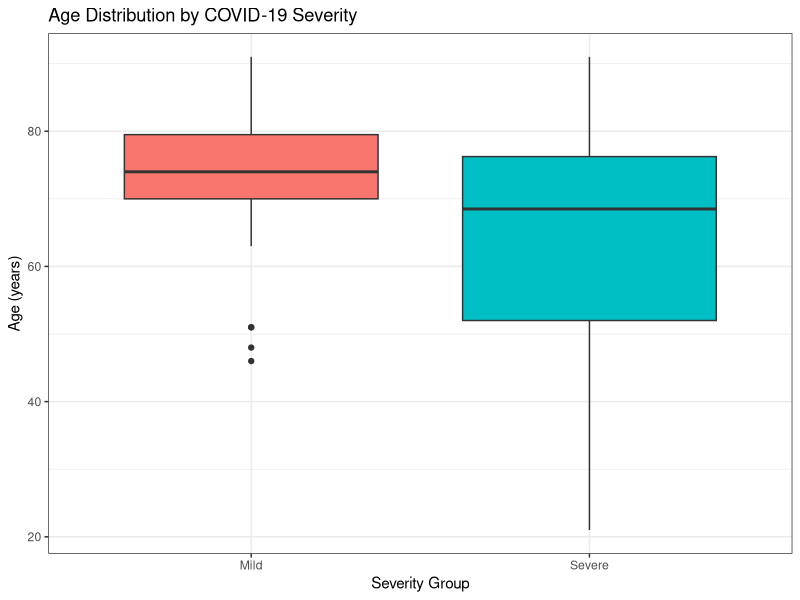
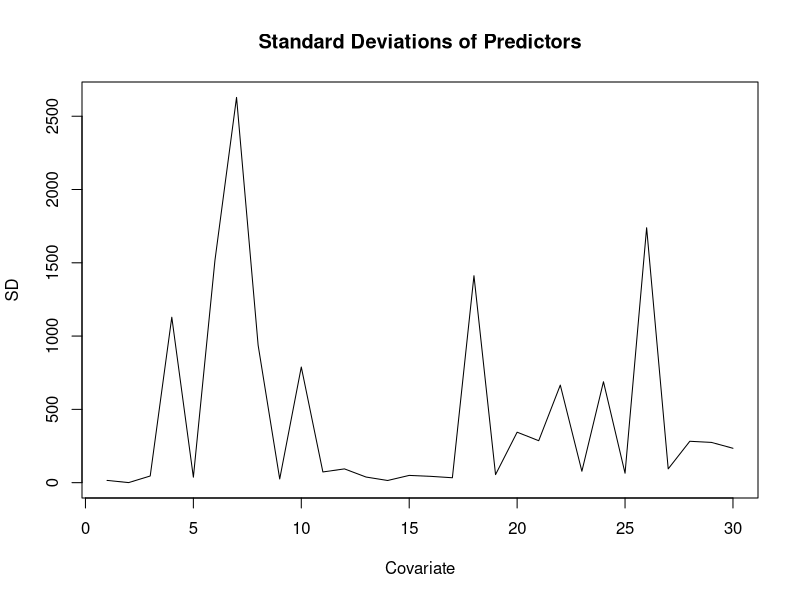
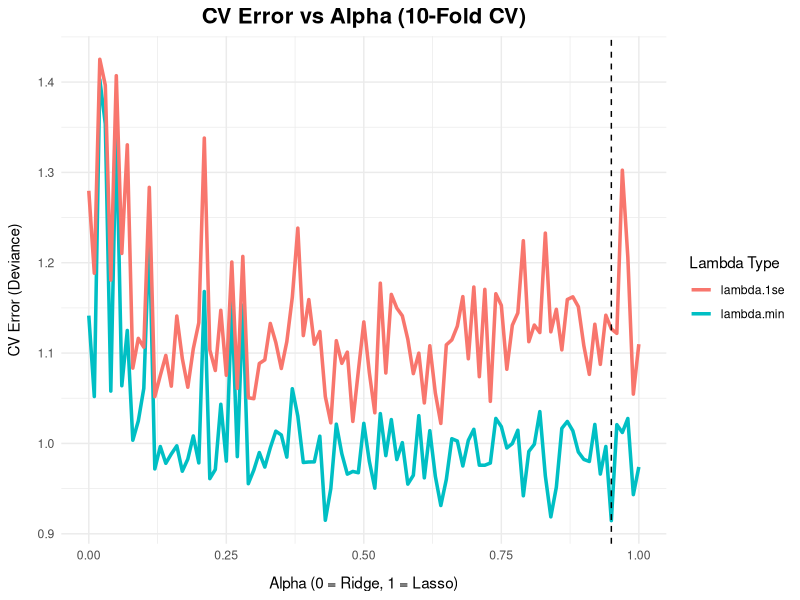
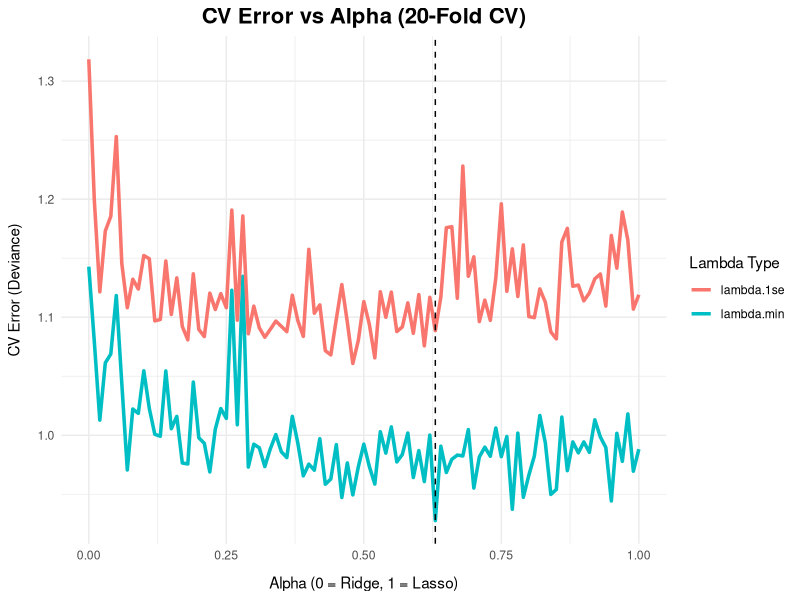
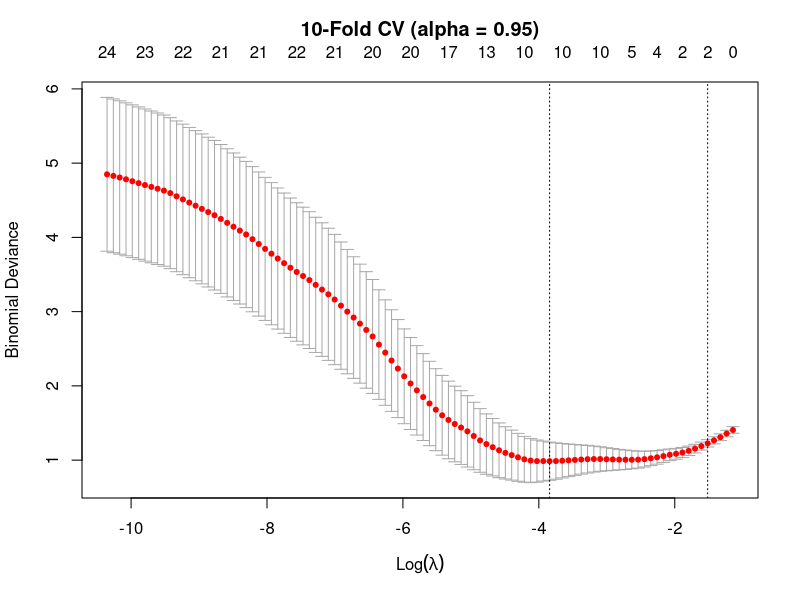
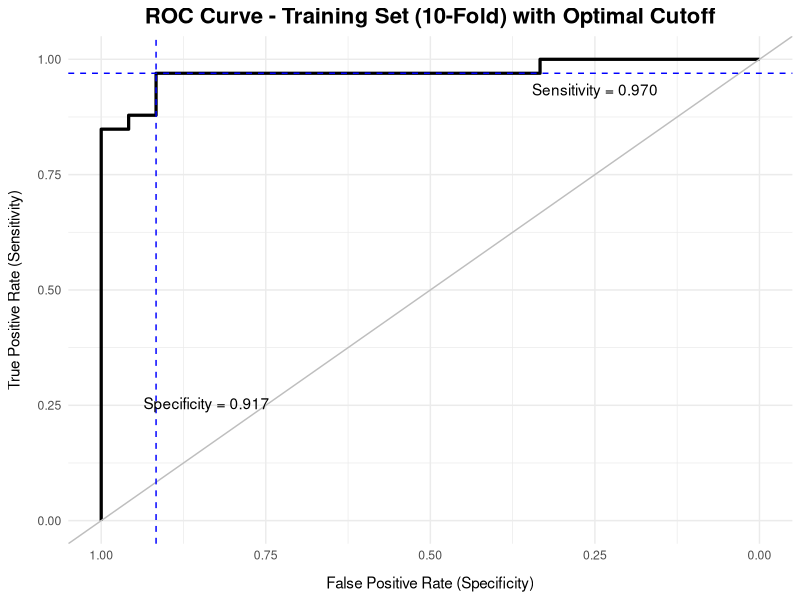
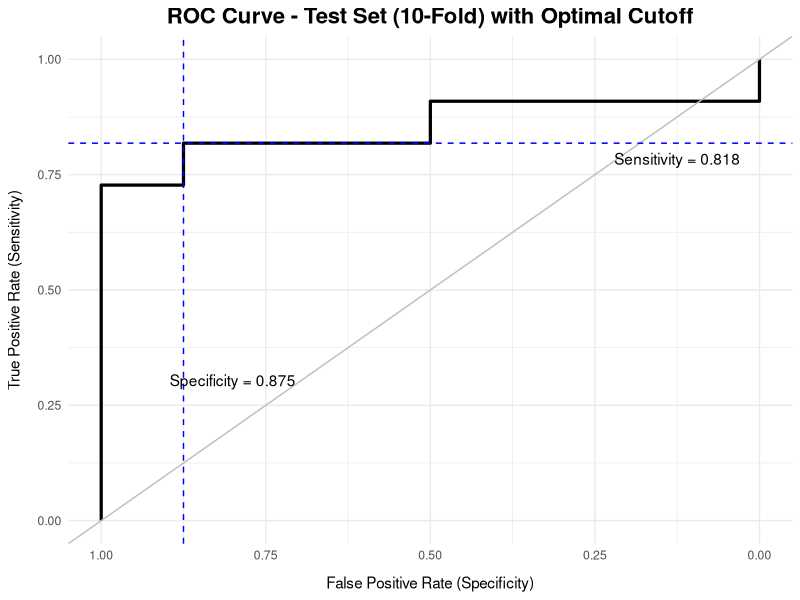
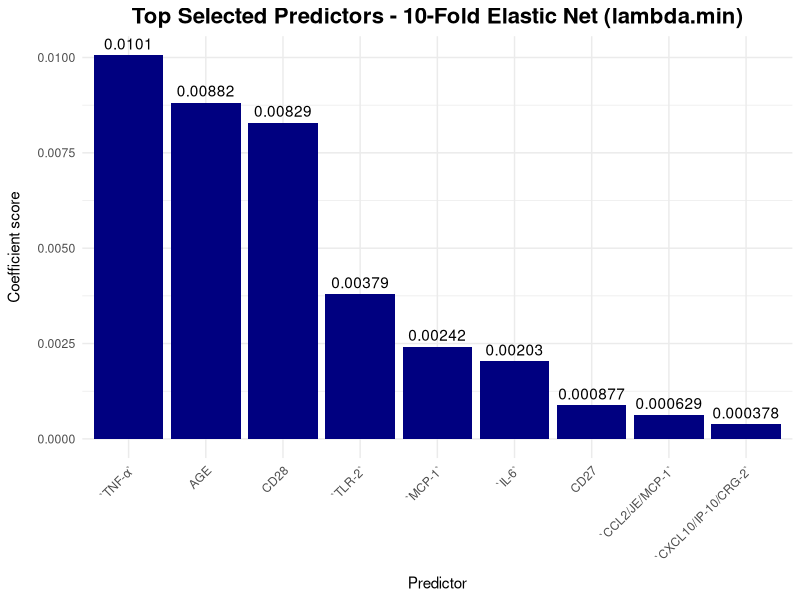

Source code (R) for these figures, in order: (Note: this script raises an error after producing the figures.)
# === PACKAGES USED ========
library(readxl)
library(glmnet)
library(ggplot2)
library(GGally)
library(pROC)
library(MASS)
library(caret)

### TO-DO: print or cat important statistics after each analysis
### TO-DO: need analysis or comparison between 10 and 20-fold (e.g. their predictive performance metrics + which cytokines they selected) --> put into combined visualization

# === 1.1| DATA CLEANING ========
COV <- read_excel("Immunologic profiles of patients with COVID-19.xlsx")
str(COV) # dataset contains measurements of 28 analytes from 76 COVID-19-positive patients; response variable: severity (binary, mild vs. severe)

# Checking for missing values
cat("Number of missing values:", sum(is.na(COV))) # no missing values

# Convert severity to a factor variable
COV$Severity <- as.factor(COV$Severirty)
cat("Severity class distribution:")
table(COV$Severity) # 32 mild, 44 severe

# Remove Patient Number and Severirty
COV <- COV[, !(names(COV) %in% c("Severirty", "Patient Number"))]
str(COV) # SEX is still character

# Convert SEX to numeric
COV$SEX <- ifelse(COV$SEX == "F", 1, 0)
table(COV$SEX)  

cat("Dataset dimensions:", dim(COV))
cat("Column names:")
print(colnames(COV))

# === 1.2| EXPLORATORY DATA ANALYSIS ========
# Age distribution by severity boxplot 

ggplot(data.frame(Age = COV$AGE, Severity = COV$Severity), aes(x = Severity, y = Age, fill = Severity)) +
  geom_boxplot() +
  labs(title = "Age Distribution by COVID-19 Severity", x = "Severity Group", y = "Age (years)") +
  theme_bw() +
  theme(legend.position = "none")

 #Cytokine distribution by severity, single combined plot to be added

# === 1.3 Assumption checks ========

#Class Balance
sev_tab <- table(COV$Severity)
print(sev_tab)
cat("Class ratio (mild:severe):", round(sev_tab[1] / sev_tab[2], 2), "\n")
#Classes reasonably balanced, so no resampling required?

#Multicollinearity check maybe a correlation heatmap of the predictors to be added

# === 2.1 | MODEL MATRIX AND TRAINING/TEST SETS ========
# Create model matrix for glmnet including all effects 
X <- model.matrix(Severity ~., COV)[, -1]
cat("Predictor matrix dimensions:", dim(X))
cat("Predictor names:"); print(colnames(X))


Y <- COV$Severity # severity set as response variable

# Checking predictor standard deviations
plot(as.ts(apply(X, 2, sd)), xlab = "Covariate", ylab = "SD",
     main = "Standard Deviations of Predictors")
# Very variable so standardization is needed; glmnet automatically does standardization


# Create train (75%) & test (25%) sets
set.seed(1717)
train_index <- createDataPartition(Y, p = 0.75, list = FALSE)
X_train <- X[train_index, ]
Y_train <- Y[train_index]
X_test <- X[-train_index, ]
Y_test <- Y[-train_index]

## Confirm class balance in train and test
cat("Training set class distribution:"); print(table(Y_train)) # 57 total, 42% in mild, 58% in severe
cat("Test set class distribution:"); print(table(Y_test)) # 19 total, 42% in mild, 58% in severe

# === 2.2 | GRID SEARCH FOR ALPHA ========
# Function to perform grid search for optimal alpha value with different n-folds 
alpha_search <- function (X, Y, nfolds){
  alpha_grid <- seq(0, 1, .01)
  results <- data.frame()
  set.seed(1717)
  for (a in alpha_grid) {
  cv_model <- cv.glmnet(x = X, 
                        y = Y, 
                        alpha = a, 
                        nfolds = nfolds,
                        family = "binomial",
                        keep = T,
                        standardize = T,
                        type.measure = "deviance")  # Accuracy measure is deviance because AUC could not be used; number of observations is too small per fold
  
  # Store results
  results <- rbind(results, data.frame(
    alpha = a,
    lambda_min = cv_model$lambda.min,
    lambda_1se = cv_model$lambda.1se,
    cvm_min = min(cv_model$cvm),
    cvm_1se = cv_model$cvm[which(cv_model$lambda == cv_model$lambda.1se)]
  ))
  }
  # Extract optimal alpha and lambda
  best_min <- results$alpha[which.min(results$cvm_min)]
  best_1se <- results$alpha[which.min(results$cvm_1se)]
  
  return(list(results = results,
              best_min = best_min,
              best_1se = best_1se))
}

# Perform grid search and obtain optimal alpha for each k-fold CV
alpha_10 <- alpha_search(X_train, Y_train, 10)
best_min_10 <- alpha_10$best_min
best_1se_10 <- alpha_10$best_1se
cat("Best 10 fold alpha (lambda.min):", best_min_10)
cat("Best 10 foldalpha (lambda.1se):", best_1se_10)

alpha_20 <- alpha_search(X_train, Y_train, 20)
best_min_20 <- alpha_20$best_min
best_1se_20 <- alpha_20$best_1se
cat("Best 20 fold alpha (lambda.min):", best_min_20)
cat("Best 20 fold alpha (lambda.1se):", best_1se_20)

# Visualize alpha grid search to decide between alpha values
ggplot(alpha_10$results, aes(x = alpha)) +
  geom_line(aes(y = cvm_min, color = "lambda.min"), linewidth = 1.2) +
  geom_line(aes(y = cvm_1se, color = "lambda.1se"), linewidth = 1.2) +
  geom_vline(xintercept = best_min_10, linetype = "dashed") +
  labs(title = "CV Error vs Alpha (10-Fold CV)",
       x = "Alpha (0 = Ridge, 1 = Lasso)",
       y = "CV Error (Deviance)",
       color = "Lambda Type") +
  theme_minimal() +
  theme(plot.title = element_text(face = "bold", size = 16, hjust = 0.5),
        axis.title.x = element_text(margin = margin(t = 10)),
        axis.title.y = element_text(margin = margin(r = 10))) 

ggplot(alpha_20$results, aes(x = alpha)) +
  geom_line(aes(y = cvm_min, color = "lambda.min"), linewidth = 1.2) +
  geom_line(aes(y = cvm_1se, color = "lambda.1se"), linewidth = 1.2) +
  geom_vline(xintercept = best_min_20, linetype = "dashed") +
  labs(title = "CV Error vs Alpha (20-Fold CV)",
       x = "Alpha (0 = Ridge, 1 = Lasso)",
       y = "CV Error (Deviance)",
       color = "Lambda Type") +
  theme_minimal() +
  theme(plot.title = element_text(face = "bold", size = 16, hjust = 0.5),
        axis.title.x = element_text(margin = margin(t = 10)),
        axis.title.y = element_text(margin = margin(r = 10))) 
# alpha_min will be used as it has the lowest CV error and will thus maximize predictive accuracy

# Helper functions for next steps
# Function to determine cutoffs for sensitivity, specificity, and classification
get_cutoff <- function(AUC) {
  snsp <- cbind(AUC$sensitivities, AUC$specificities)
  indx <- which.max(apply(snsp, 1, min))
  return(data.frame(sensitivity = snsp[indx, 1],
                    specificity = snsp[indx, 2],
                    cutoff = AUC$threshold[indx]))
} 

# Function to obtain metrics from confusion matrix; positive is set to second factor
get_metrics <- function(mat, pos = 2) {
  neg <- if (pos == 2) 1 else 2
  sn <- mat[pos, pos] / sum(mat[pos, ])
  sp <- mat[neg, neg] / sum(mat[neg, ])
  acc <- (mat[neg, neg] + mat[pos, pos]) / sum(mat)
  return(unlist(list(sensitivity = sn, specificity = sp, accuracy = acc)))
}

# === 3.1 | ELASTIC NET MODEL (10-FOLD) ========
set.seed(1717)
cv_10 <- cv.glmnet(X_train, Y_train, nfolds = 10, family = "binomial", alpha = best_min_10, type.measure = "deviance")
plot(cv_10)
title(main = paste0("10-Fold CV (alpha = ", best_min_10, ")"), line = 2.3)

prd_train_10 <- predict(cv_10, newx = X_train, type = "response", s = cv_10$lambda.min)[, 1]
prd_test_10 <- predict(cv_10, newx = X_test, type = "response", s = cv_10$lambda.min)[, 1]

# Test prediction accuracy with AUC-ROC curves(Change plots to be made with ggplot and overlay curves)
AUC_train_10 <- roc(Y_train, prd_train_10)
AUC_test_10  <- roc(Y_test,  prd_test_10)
cat("Training AUC:", auc(AUC_train_10))
cat("Test AUC:    ", auc(AUC_test_10))


# Determine cutoffs for model with 10-folds
cut_train_10 <- get_cutoff(AUC_train_10)
cut_test_10 <- get_cutoff(AUC_test_10)
cat("Training set optimal cutoff:"); print(cut_train_10)
cat("Test set optimal cutoff:"); print(cut_test_10)

# Make confusion matrix for model
conf_10 <- table(y = Y_test, yhat = as.numeric(prd_test_10 > cut_test_10$cutoff))
metrics_10 <- get_metrics(conf_10)
cat("Confusion Matrix (10-Fold, Test Set):") 
print(conf_10)
cat("Performance Metrics (10-Fold, Test Set):") 
print(metrics_10)

# Plot ROC curve with optimal cutoff
# Training set
ggroc(AUC_train_10, linewidth = 1.1) +
  labs(title = "ROC Curve - Training Set (10-Fold) with Optimal Cutoff",
       x = "False Positive Rate (Specificity)",
       y = "True Positive Rate (Sensitivity)") +
  geom_abline(slope = 1, intercept = 1, 
               color = "grey") +
  geom_hline(yintercept = cut_train_10$sensitivity,
             linetype = "dashed",
             color = "blue") + 
  geom_vline(xintercept = cut_train_10$specificity,
             linetype = "dashed",
             color = "blue") +
  annotate("text", 
           x = 0.84,
           y = 0.25,
           label = "paste(Specificity, \" = 0.917\")", parse = T) +
  annotate("text", 
           x = 0.25,
           y = 0.93,
           label = "paste(Sensitivity, \" = 0.970\")", parse = T) +
  theme_minimal() +
  theme(plot.title = element_text(face = "bold", size = 16, hjust = 0.5),
        axis.title.x = element_text(margin = margin(t = 10)),
        axis.title.y = element_text(margin = margin(r = 10))) 

# Test set
ggroc(AUC_test_10, linewidth = 1.1) +
  labs(title = "ROC Curve - Test Set (10-Fold) with Optimal Cutoff",
       x = "False Positive Rate (Specificity)",
       y = "True Positive Rate (Sensitivity)") +
  geom_abline(slope = 1, intercept = 1, 
              color = "grey") +
  geom_hline(yintercept = cut_test_10$sensitivity,
             linetype = "dashed",
             color = "blue") + 
  geom_vline(xintercept = cut_test_10$specificity,
             linetype = "dashed",
             color = "blue") +
  annotate("text", 
           x = 0.8,
           y = 0.3,
           label = "paste(Specificity, \" = 0.875\")", parse = T) +
  annotate("text", 
           x = 0.125,
           y = 0.78,
           label = "paste(Sensitivity, \" = 0.818\")", parse = T) +
  theme_minimal() +
  theme(plot.title = element_text(face = "bold", size = 16, hjust = 0.5),
        axis.title.x = element_text(margin = margin(t = 10)),
        axis.title.y = element_text(margin = margin(r = 10))) 

# Obtain most significant coefficients as predicted by model
coef(cv_10, s = cv_10$lambda.min)
coef_10_min <- coef(cv_10,s = cv_10$lambda.min)[-1,1]

# With 10-fold CV and using min for alpha and lambda, elastic net regression selected 9 relevant variables; 7 are negative and 2 are positive

select_10  <- sort(abs(coef_10_min[coef_10_min != 0]), decreasing = TRUE)
cat("Selected predictors (10-Fold, lambda.min):") 
print(round(coef_10_min[coef_10_min != 0], 4))
cat("Number of non-zero predictors:", length(select_10))
cat("Most influential predictor:", names(select_10)[1])

selected_10 <- data.frame(Predictor = names(select_10),
                          Value = select_10)
selected_10$Predictor <- factor(selected_10$Predictor, levels = selected_10$Predictor)
rownames(selected_10) <- NULL
# Notes: TNF-a has the most influence

# Ranking of top predictors 
ggplot(selected_10, aes(x = Predictor, y = Value)) +
  geom_col(fill = "navy") +
  geom_text(aes(label = signif(Value, 3)), vjust = -0.5) +
  labs(title = "Top Selected Predictors - 10-Fold Elastic Net (lambda.min)",
       x = "Predictor",
       y = "Coefficient score") +
  theme_minimal() +
  theme(plot.title = element_text(face = "bold", size = 16, hjust = 0.5),
        axis.title.x = element_text(margin = margin(t = 8)),
        axis.title.y = element_text(margin = margin(r = 10)),
        axis.text.x = element_text(angle = 45, hjust = 1)) 


# what are your thoughts on this kinda graph instead
df_coef_10 <- data.frame(Predictor = names(select_10), Coefficient = select_10, Direction = ifelse(coef_10_min[names(select_10)] > 0, "Positive", "Negative"))

ggplot(df_coef_10, aes(x = reorder(Predictor, Coefficient), y = Coefficient, fill = Direction)) +
  geom_col() +
  coord_flip() +
  scale_fill_manual(values = c("Positive" = "navy", "Negative" = "maroon")) +
  labs(title = "Top Predictors — 10-Fold Elastic Net (lambda.min)", x = "Predictor", y = "Coefficient(absolute value)", caption = "Red = associated with higher severity; Blue = associated with lower severity") +
  theme_bw() +
  theme(plot.title = element_text(face = "bold", hjust = 0.5))

#it highlights what was pos and negative >:) 

# === 3.2 | ELASTIC NET MODEL (20-FOLD) ========
set.seed(1717)
cv_20 <- cv.glmnet(X_train, Y_train, nfolds = 20, family = "binomial", alpha = best_min_20, type.measure = "deviance")
plot(cv_20)
title(main = paste0("20-Fold CV (alpha = ", best_min_20, ")"), line = 2.5)

prd_train_20 <- predict(cv_20, newx = X_train, type = "response", s = cv_20$lambda.min)[, 1]
prd_test_20  <- predict(cv_20, newx = X_test,  type = "response", s = cv_20$lambda.min)[, 1]

# Test prediction accuracy with AUC-ROC curves
AUC_train_20 <- roc(Y_train, prd_train_20)
AUC_test_20  <- roc(Y_test,  prd_test_20)
cat("Training AUC:", auc(AUC_train_20))
cat("Test AUC:    ", auc(AUC_test_20))

# Determine cutoffs for model with 20-folds
cut_train_20 <- get_cutoff(AUC_train_20)
cut_test_20 <- get_cutoff(AUC_test_20)
cat("Training set optimal cutoff:"); print(cut_train_20)
cat("Test set optimal cutoff:"); print(cut_test_20)


# Make confusion matrix for model
conf_20 <- table(y = Y_test, yhat = as.numeric(prd_test_20 > cut_test_20$cutoff))
conf_20
metrics_10 <- get_metrics(conf_20)
cat("Confusion Matrix (20-Fold):\n"); print(conf_20)
cat("Performance Metrics (20-Fold):\n"); print(get_metrics(conf_20))

# Plot ROC curve with optimal cutoff
# Training set
ggroc(AUC_train_20, linewidth = 1.1) +
  labs(title = "ROC Curve - Training Set (20-Fold) with Optimal Cutoff",
       x = "False Positive Rate (Specificity)",
       y = "True Positive Rate (Sensitivity)") +
  geom_abline(slope = 1, intercept = 1, 
              color = "grey") +
  geom_hline(yintercept = cut_train_20$sensitivity,
             linetype = "dashed",
             color = "blue") + 
  geom_vline(xintercept = cut_train_20$specificity,
             linetype = "dashed",
             color = "blue") +
  annotate("text", 
           x = 0.84,
           y = 0.25,
           label = "paste(Specificity, \" = 0.917\")", parse = T) +
  annotate("text", 
           x = 0.25,
           y = 0.84,
           label = "paste(Sensitivity, \" = 0.879\")", parse = T) +
  theme_minimal() +
  theme(plot.title = element_text(face = "bold", size = 16, hjust = 0.5),
        axis.title.x = element_text(margin = margin(t = 10)),
        axis.title.y = element_text(margin = margin(r = 10))) 

# Test set
ggroc(AUC_test_20, linewidth = 1.1) +
  labs(title = "ROC Curve - Test Set (20-Fold) with Optimal Cutoff",
       x = "False Positive Rate (Specificity)",
       y = "True Positive Rate (Sensitivity)") +
  geom_abline(slope = 1, intercept = 1, 
              color = "grey") +
  geom_hline(yintercept = cut_test_20$sensitivity,
             linetype = "dashed",
             color = "blue") + 
  geom_vline(xintercept = cut_test_20$specificity,
             linetype = "dashed",
             color = "blue") +
  annotate("text", 
           x = 0.8,
           y = 0.3,
           label = "paste(Specificity, \" = 0.875\")", parse = T) +
  annotate("text", 
           x = 0.125,
           y = 0.78,
           label = "paste(Sensitivity, \" = 0.818\")", parse = T) +
  theme_minimal() +
  theme(plot.title = element_text(face = "bold", size = 16, hjust = 0.5),
        axis.title.x = element_text(margin = margin(t = 10)),
        axis.title.y = element_text(margin = margin(r = 10))) 

# Obtain most significant coefficients as predicted by model
coef(cv_20, s = cv_20$lambda.min)
coef_20_min <- coef(cv_20,s = cv_20$lambda.min)[-1,1]
coef_20_min[coef_20_min!=0] 


# With 20-fold CV and using min for alpha and lambda, elastic net regression selected 9 relevant variables; 8 are negative and 1 is positive

select_20  <- sort(abs(coef_20_min[coef_20_min != 0]), decreasing = TRUE)

cat("Selected predictors (20-Fold):")
print(round(coef_20_min[coef_20_min != 0], 4))
cat("Number of non-zero predictors:", length(select_20))
cat("Most influential predictor:", names(select_20)[1])

selected_20 <- data.frame(Predictor = names(select_20),
                          Value = select_20)
selected_20$Predictor <- factor(selected_20$Predictor, levels = selected_20$Predictor)
rownames(selected_20) <- NULL
# Notes: TNF-a has the most influence

# Ranking of top predictors 
ggplot(selected_20, aes(x = Predictor, y = Value)) +
  geom_col(fill = "maroon") +
  geom_text(aes(label = signif(Value, 3)), vjust = -0.5) +
  labs(title = "Top Selected Predictors - 20-Fold Elastic Net (lambda.min)",
       x = "Predictor",
       y = "Coefficient score") +
  theme_minimal() +
  theme(plot.title = element_text(face = "bold", size = 16, hjust = 0.5),
        axis.title.x = element_text(margin = margin(t = 8)),
        axis.title.y = element_text(margin = margin(r = 10)),
        axis.text.x = element_text(angle = 45, hjust = 1)) 

# Comparison plot for 10-fold vs 20-fold
ggroc(list("10-Fold" = AUC_test_10, "20-Fold" = AUC_test_20), linewidth = 1) +
  scale_color_manual(values = c("10-Fold" = "navy", "20-Fold" = "maroon")) +
  geom_abline(slope = 1, intercept = 1, color = "grey") +
  annotate("text", x = 0.25, y = 0.15, label = paste0("10-Fold AUC = ", round(auc(AUC_test_10), 3)), color = "navy", fontface = "bold") +
  annotate("text", x = 0.25, y = 0.07, label = paste0("20-Fold AUC = ", round(auc(AUC_test_20), 3)), color = "maroon", fontface = "bold") +
  labs(title = "Test Set ROC Curves: 10-Fold vs 20-Fold", x = "Specificity", y = "Sensitivity", color = "Model") +
  theme_minimal() +
  theme(plot.title = element_text(face = "bold", hjust = 0.5))

# For MN: please compare the predictors in the 10-fold and 20-fold models; idk how but show which ones wre exclusive in one and shared in both
# would a table work here 

comparison_df <- data.frame(
  Metric = c("Alpha (lambda.min)", "Train AUC", "Test AUC", "Test Sensitivity", "Test Specificity", "Test Accuracy", "Predictors Selected"),
  `10-Fold` = c(best_min_10, round(auc(AUC_train_10), 4), round(auc(AUC_test_10), 4), round(metrics_10["sensitivity"], 4), round(metrics_10["specificity"], 4), round(metrics_10["accuracy"], 4), length(selected_10)),
  `20-Fold` = c(best_min_20, round(auc(AUC_train_20), 4), round(auc(AUC_test_20), 4), round(metrics_20["sensitivity"], 4), round(metrics_20["specificity"], 4), round(metrics_20["accuracy"], 4), length(select_20)))
print(comparison_df, row.names = FALSE)

#
#Shared vs exclusive predictors i feel like we have enough graphs ;-;
vars_10 <- names(select_10)
vars_20 <- names(select_20)
shared <- intersect(vars_10, vars_20)
only_10 <- setdiff(vars_10, vars_20)
only_20 <- setdiff(vars_20, vars_10)

cat("Shared predictors (in both models):", paste(shared,  collapse = ", "))
cat("Exclusive to 10-fold model:", paste(only_10, collapse = ", "))
cat("Exclusive to 20-fold model:", paste(only_20, collapse = ", "))


#combined coefficient data frame for if i can figure out how i wanna plot this
all_preds <- union(vars_10, vars_20)
df_compare <- data.frame(Predictor = all_preds, Coef_10 = coef_10_min[all_preds], Coef_20 = coef_20_min[all_preds], 
                         Group = ifelse(all_preds %in% shared, "Shared", ifelse(all_preds %in% only_10, "10-Fold Only", "20-Fold Only")))


# === 4 | STATISTICAL ANALYSIS OF PREDICTORS ======== #TO-DO: check if this is correct
# Wilcoxon test for age 
wilcox.test(AGE ~ Severity, data = COV) #p-value = 0.02017
cat("Wilcoxon test for Age ~ Severity: p-value =", round(wtest_age$p.value, 4))

# Model with age as only predictor
model_age <- glm(Severity ~ AGE, data = COV, family = "binomial")
summary(model_age)
### 4.3% decrease in odds per 1 unit increase in age??? 
# yeah that kinda makes sense based on the graph below, I think its because most ages in the mild range were over 50 while severe had ones in their 20s. the correlation thing under also gives a negative value 

# Correlation of age with predicted probability in 10 and 20 fold model
prd_all_10 <- predict(cv_10, newx = X, type = "response", s = cv_10$lambda.min)[, 1]
prd_all_20 <- predict(cv_20, newx = X, type = "response", s = cv_20$lambda.min)[, 1]

cat("Correlation of Age with predicted severity probability:")
cat("10-Fold model:", round(cor(COV$AGE, prd_all_10), 4))
cat("20-Fold model:", round(cor(COV$AGE, prd_all_20), 4))

# Scatterplot of age vs probability
ggplot(data.frame(Age = COV$AGE, Prob = prd_all_10, Severity = factor(COV$Severity, labels = c("Mild","Severe"))), aes(x = Age, y = Prob, color = Severity)) +
  geom_point(size = 3) +
  geom_smooth(method = "loess", color = "black") +
  scale_color_manual(values = c("Mild" = "navy", "Severe" = "maroon")) +
  labs(title = "Age vs Probability of Severe COVID-19",
       x = "Age (years)", y = "Probability of Severity") +
  theme_bw()

### I don't think we really need to do this part since she never taught us but I'll leave this here for now
#I'm also good with getting rid of it i dont think its necessary
# Statistical significance of cytokines
wilcox_results <- data.frame()

for (i in names(select_10)) {if (i %in% colnames(X)) {
  test <- wilcox.test(X[, i] ~ COV$Severity)
  
  wilcox_results <- rbind(wilcox_results, data.frame(
    Predictor = i,
    W_statistic = test$statistic,
    p_value = round(test$p.value, 4),
    Significant = ifelse(test$p.value < 0.05, "Yes", "No")))}}

print(wilcox_results[order(wilcox_results$p_value), ])
